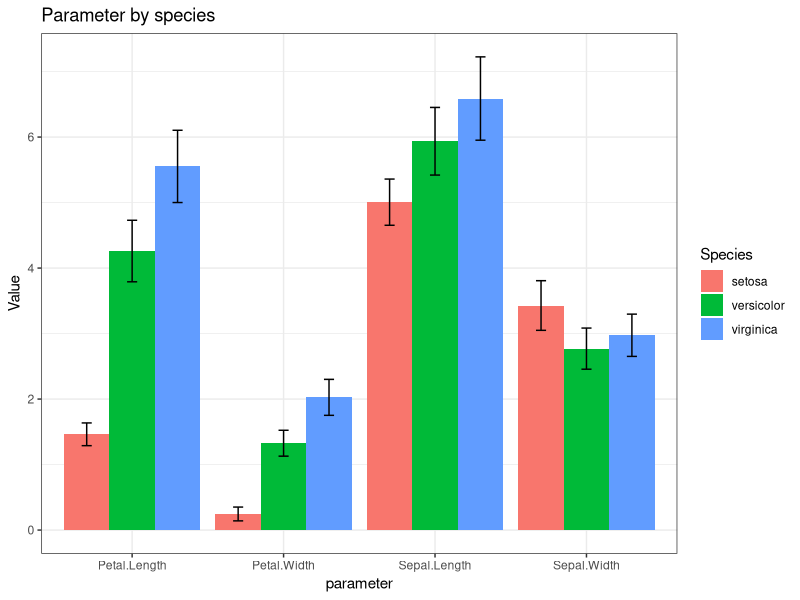

This figure's R source: (Note: this script raises an error after producing the figure.)
## ---- chunk 1
knitr::opts_chunk$set(echo = TRUE, results = "markup", comment = NA, fig.align = "center", fig.height = 5, fig.width = 10)
## ---- chunk 2
library(tidyverse)
data("iris")
summary(iris)
iris_summary <- iris %>%
    gather(key = parameter, value = value, - Species) %>%
    group_by(Species, parameter) %>%
    summarize_all(list(mean = mean,sd = sd))
ggplot(data = iris_summary, aes(x = parameter, y = mean, fill = Species)) +
    geom_bar(position = position_dodge(), stat = "identity") +
    geom_errorbar(aes(ymin = mean - sd, ymax = mean + sd), position = position_dodge(0.9), width = 0.2) +
    theme_bw() +
    labs(title = "Parameter by species", y = "Value")
## ---- chunk 3
summary(aov(Sepal.Length ~ Species, data = iris))
TukeyHSD(aov(Sepal.Length ~ Species, data = iris))
summary(aov(Sepal.Width ~ Species, data = iris))
TukeyHSD(aov(Sepal.Width ~ Species, data = iris))
summary(aov(Petal.Length ~ Species, data = iris))
TukeyHSD(aov(Petal.Length ~ Species, data = iris))
summary(aov(Petal.Width ~ Species, data = iris))
TukeyHSD(aov(Petal.Width ~ Species, data = iris))
## ---- chunk 4
library(caret)
set.seed(996)
iris_random <- sample_n(iris, nrow(iris))
inTrain <- createDataPartition(y = iris_random$Species, p = 0.75, list = FALSE)
training <- iris_random[inTrain,]
testing <- iris_random[-inTrain,]

output <- capture.output(iris_model <- caret::train(Species ~ ., data = training, method = "gbm"))
iris_prediction <- predict(iris_model, newdata = testing)
confusionMatrix(iris_prediction, testing$Species)
